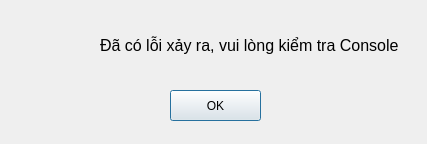
<?xml version="1.0" encoding="UTF-8"?>
<ui version="4.0">
 <class>error_notice</class>
 <widget class="QDialog" name="error_notice">
  <property name="geometry">
   <rect>
    <x>0</x>
    <y>0</y>
    <width>427</width>
    <height>144</height>
   </rect>
  </property>
  <property name="minimumSize">
   <size>
    <width>427</width>
    <height>144</height>
   </size>
  </property>
  <property name="maximumSize">
   <size>
    <width>427</width>
    <height>144</height>
   </size>
  </property>
  <property name="windowTitle">
   <string>Lỗi</string>
  </property>
  <property name="windowIcon">
   <iconset resource="resource.qrc">
    <normaloff>:/notice/error</normaloff>:/notice/error</iconset>
  </property>
  <widget class="QLabel" name="image">
   <property name="geometry">
    <rect>
     <x>20</x>
     <y>20</y>
     <width>51</width>
     <height>51</height>
    </rect>
   </property>
   <property name="text">
    <string>&lt;html&gt;&lt;head/&gt;&lt;body&gt;&lt;p&gt;&lt;img src=&quot;:/notice/error&quot;/&gt;&lt;/p&gt;&lt;/body&gt;&lt;/html&gt;</string>
   </property>
  </widget>
  <widget class="QPushButton" name="okbutton">
   <property name="geometry">
    <rect>
     <x>170</x>
     <y>90</y>
     <width>91</width>
     <height>31</height>
    </rect>
   </property>
   <property name="text">
    <string>OK</string>
   </property>
  </widget>
  <widget class="QLabel" name="label">
   <property name="geometry">
    <rect>
     <x>100</x>
     <y>30</y>
     <width>301</width>
     <height>31</height>
    </rect>
   </property>
   <property name="text">
    <string>&lt;html&gt;&lt;head/&gt;&lt;body&gt;&lt;p&gt;&lt;span style=&quot; font-size:12pt;&quot;&gt;Đã có lỗi xảy ra, vui lòng kiểm tra Console&lt;/span&gt;&lt;/p&gt;&lt;/body&gt;&lt;/html&gt;</string>
   </property>
  </widget>
 </widget>
 <resources>
  <include location="resource.qrc"/>
 </resources>
 <connections/>
</ui>
